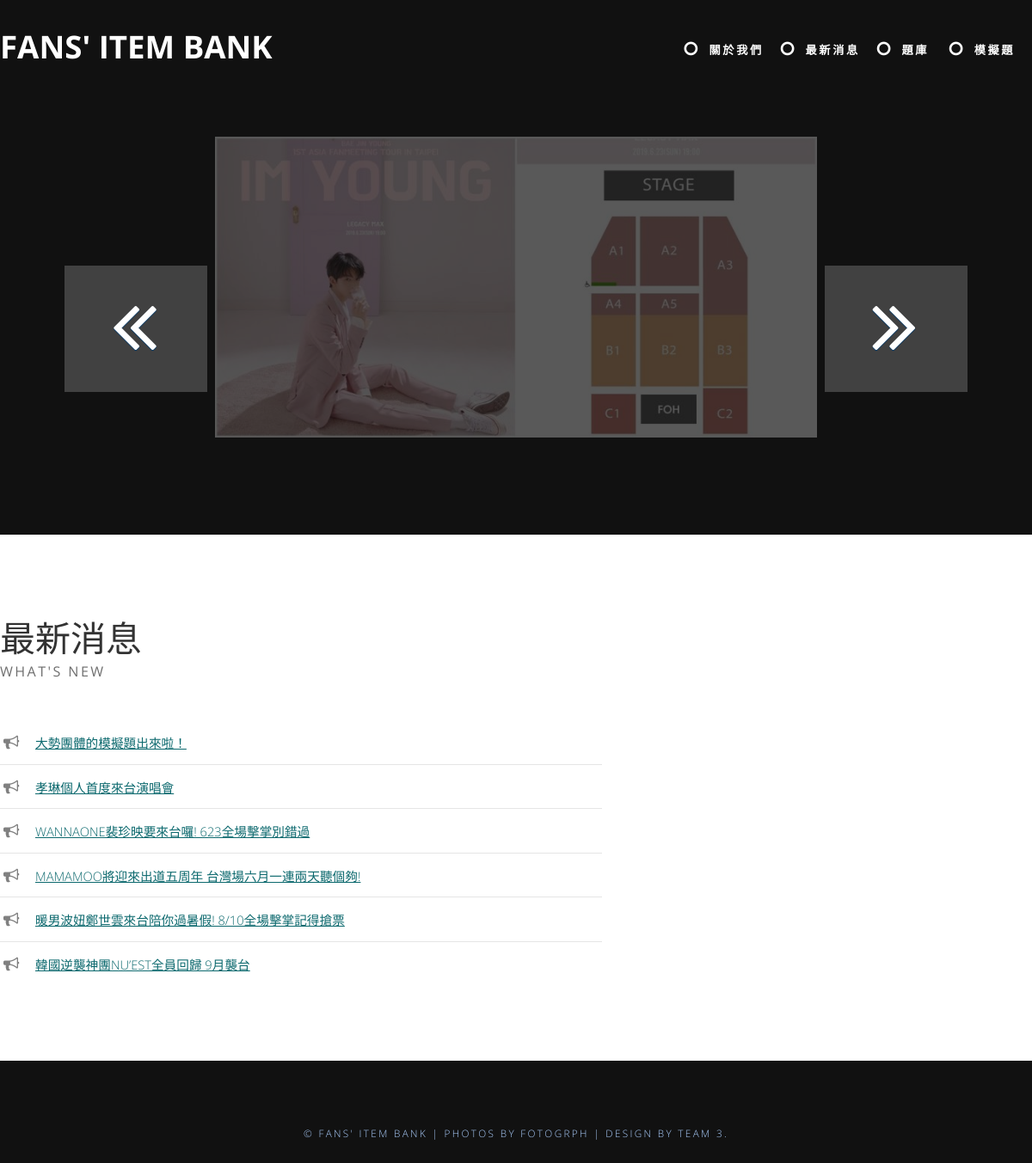
Screenshot of /homepage with the database file from the repository.
### app/models.py (models this page shows, shortened)
class Photo(models.Model):
	title = models.CharField(max_length=200)
	width = models.IntegerField(default=0)
	height = models.IntegerField(default=0)
	image = models.ImageField(null=False, blank=False, width_field="width", height_field="height")
	context = models.CharField(max_length=200)
	timestamp = models.DateTimeField(auto_now_add=True, auto_now=False)
	link = models.CharField(max_length=3000)
	class Meta:
		ordering = ["-timestamp"]

### app/views.py (the view)
# urls.py: path('homepage', views.index),
def index(request):
	queryset = Photo.objects.all()
	context = {
		"photos": queryset,
		"groups": Group.objects.all(),
	}
	return render(request, "html/index.html", context)

### app/templates/html/index.html (shortened to what this page needs)
{% load static%}
<!DOCTYPE html PUBLIC "-//W3C//DTD XHTML 1.0 Strict//EN" "http://www.w3.org/TR/xhtml1/DTD/xhtml1-strict.dtd">
<html xmlns="http://www.w3.org/1999/xhtml">
<head>
<link href="{% static "css/default.css" %}" rel="stylesheet" type="text/css" media="all" />
<link href="{% static "fonts/fonts.css" %}" rel="stylesheet" type="text/css" media="all" />
</head>
<body>
<div id="header-wrapper">
	<div id="header" class="container">
		<div id="logo">
			<h1><a href="{{"homepage"}}">Fans' Item Bank</a></h1>
		</div>
		<div id="menu">
			<ol>
				<li class="icon icon-circle-blank"><a href="{{ "關於我們" }}" title="">關於我們</a></li>
				<li class="icon icon-circle-blank"><a href="{{ "最新消息" }}" title="">最新消息</a></li>
				<div class="dropdown">
					<li class="icon icon-circle-blank"><a  title="">題庫</a></li>
					<br>
				</div>
				<div class="dropdown">
					<li class="icon icon-circle-blank"><a  title="">模擬題</a></li>
					<br>
				</div>
			</ol>
		</div>
	</div>
</div>
			<div id="slider">
				<a href="#" class="button previous-button"><span class="icon icon-double-angle-left"></span></a>
				<a href="#" class="button next-button"><span class="icon icon-double-angle-right"></span></a>
				<div class="viewer">
					<div class="reel">
						{% for photo in photos %}
						<div class="slide">
							<img src="{{  photo.image.url }}"  alt="" width="700" height="350"  />
						</div>
						{% endfor %}
					</div>
				</div>
			</div>
<div id="wrapper">
	<div id="page" class="container">
		<div id="content">
			<div class="title">
				<h2>最新消息</h2>
				<span class="byline">WHAT'S NEW</span> </div>
				<ul class="style2">
					{% for photo in photos %}
					{% if photo.image %}
					<li class="icon icon-bullhorn"><a href="{{photo.link}}">{{ photo.title }}</a></li>
					{% endif %}
					{% endfor %}
				</ul>
			</div>
		</div>
	</div>
<div id="copyright" class="container">
	<p>&copy; Fans' Item Bank | Photos by <a href="http://fotogrph.com/">Fotogrph</a> | Design by TEAM 3.</p>
</div>
</body>
</html>

### app/static/css/default.css (style rules this page uses)
html, body { height: 100%; }
body { margin: 0px; padding: 0px; background: #111111; font-family: 'Open Sans', sans-serif; font-size: 11pt; font-weight: 300; color: #6c6c6c }
h1, h2, h3 { margin: 0; padding: 0; font-weight: 600; color: #454445; }
p, ol, ul { margin-top: 0; }
ol, ul { padding: 0; list-style: none; }
p { line-height: 180%; }
a { color: #0C696E; }
.container { margin: 0px auto; width: 1200px; }
ul.style2 { margin: 0; padding-top: 1em; list-style: none; }
ul.style2 li { border-top: solid 1px #E5E5E5; padding: 0.80em 0 0.80em 0; font-family: 0.80em; }
ul.style2 li:before { display: inline-block; padding: 4px; }
ul.style2 a { display: inline-block; margin-left: 1em; }
ul.style2 li:first-child { border-top: 0; padding-top: 0; }
ul.style2 .icon { color: gray; }
.button { display: inline-block; padding: 1.3em 3em; background: rgb(214, 74, 58); -moz-transition: opacity 0.25s ease-in-out; -webkit-transition: opacity 0.25s ease-in-out; -o-transition: opacity 0.25s ease-in-out; -ms-transition: opacity 0.25s ease-in-out; transition: opacity 0.25s ease-in-out; letter-spacing: 0.20em; text-decoration: none; text-transform: uppercase; font-weight: 600; color: #FFF; }
.title { margin-bottom: 3em; }
.title h2 { font-weight: 400; font-size: 2.8em; color: #323232; }
.title .byline { letter-spacing: 0.15em; text-transform: uppercase; font-weight: 400; font-size: 1.1em; color: #6F6F6F; }
#header { position: relative; height: 100px; }
#logo { position: absolute; top: 2em; left: 0; width: 100%; }
#logo h1 { display: inline-block; font-size: 2.5em; text-transform: uppercase; font-weight: 700; color: #FFF; }
#logo a { text-decoration: none; color: #FFF; }
#menu { position: absolute; right: 0; top: 3.2em; }
#menu li { display: block; float: left; text-align: center; }
#menu li a, #menu li span { display: inline-block; margin-left: 0.50em; padding: 0em 1.5em 0em 0.50em; letter-spacing: 0.20em; text-decoration: none; font-size: 0.90em; font-weight: 600; text-transform: uppercase; outline: 0; color: #FFF; }
#menu .icon { display: inline-block; color: #FFF; }
#wrapper { background: #FFF; }
#page { overflow: hidden; padding: 6em 0em; }
#content { float: left; width: 700px; }
#copyright { overflow: hidden; padding: 5em 0em; }
#copyright p { letter-spacing: 0.20em; text-align: center; text-transform: uppercase; font-size: 0.80em; color: #ACCFFF; }
#copyright a { text-decoration: none; color: #ACCFFF; }
#slider { margin: 4em auto 6em auto; width: 1200px; position: relative; }
#slider .button { display: inline-block; background: rgba(255,255,255,0.2); color: #ffffff; text-decoration: none; outline: 0; font-size: 1.25em; text-shadow: 0 1px 1px #003A6C; z-index: 5; }
#slider .viewer { width: 1000px; height: 375px; margin: 0 auto; overflow: hidden; }
#slider .viewer .reel { display: none; height: 375px; }
#slider .viewer .reel .slide { position: relative; width: 1200px; height: 375px; }
#slider .icon { font-size: 4em; color: #FFF; }
#slider .previous-button { position: absolute; top: 150px; left: 75px; }
#slider .next-button { position: absolute; top: 150px; right: 75px; }
#slider img { display: block; margin-left: 150px; margin-right: auto; }
* { box-sizing: border-box; }
.dropdown { position: relative; display: inline-block; }

### rows the page displays
Photo: image (picture), title "WANNAONE裴珍映要來台囉! 623全場擊掌別錯過"
Photo: title "大勢團體的模擬題出來啦！"
Photo: title "孝琳個人首度來台演唱會"
Photo: title "MAMAMOO將迎來出道五周年 台灣場六月一連兩天聽個夠!"
Photo: title "暖男波妞鄭世雲來台陪你過暑假! 8/10全場擊掌記得搶票"
Photo: title "韓國逆襲神團NU’EST全員回歸 9月襲台"
